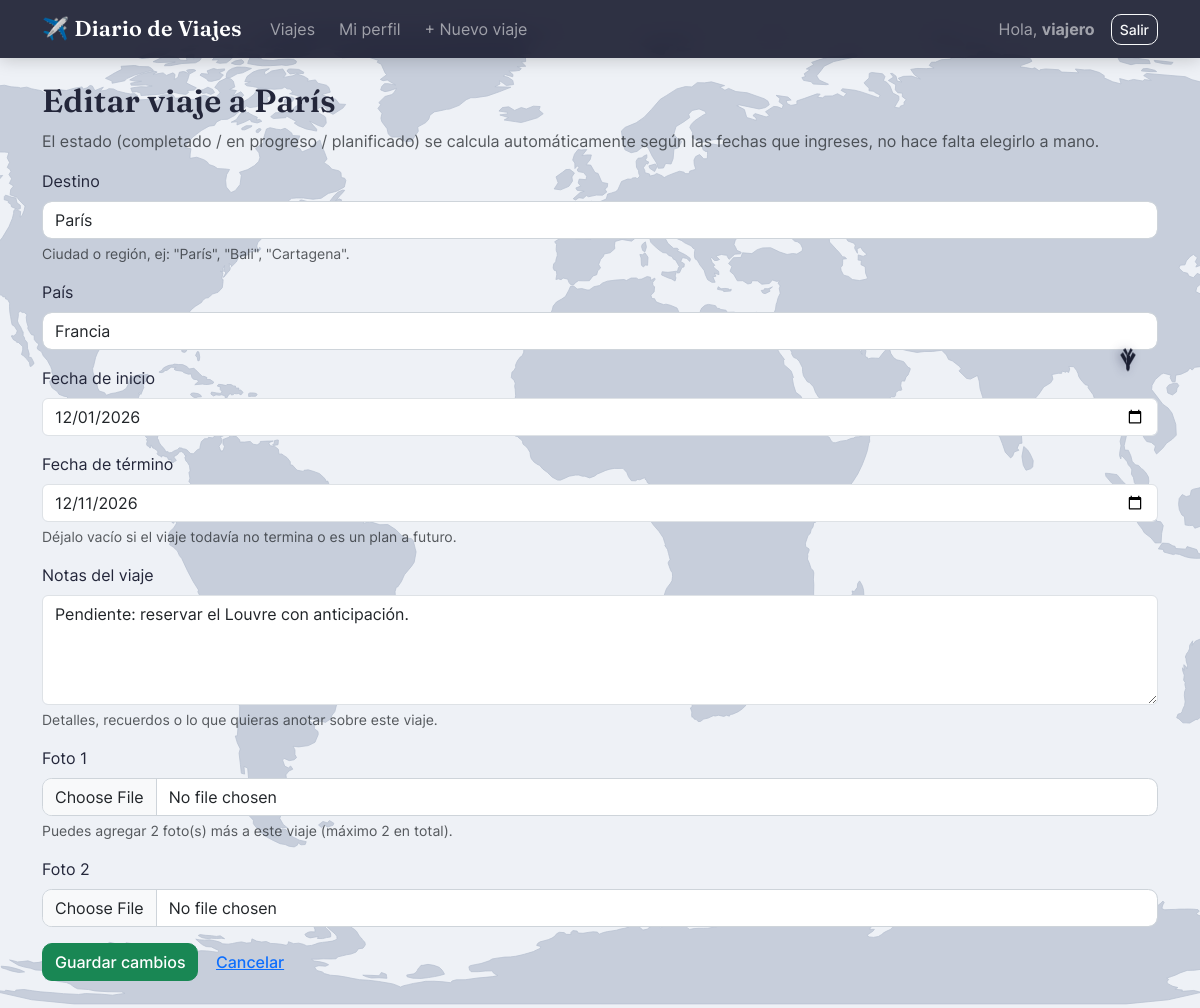
The app's page /viaje/4/editar/ (signed in) with its own data.
### viajes/models.py (models this page shows, shortened)
class Viaje(models.Model):
    COMPLETADO = "completado"
    EN_PROGRESO = "en_progreso"
    PLANIFICADO = "planificado"
    ESTADO_CHOICES = [
        (COMPLETADO, "Completado"),
        (EN_PROGRESO, "En progreso"),
        (PLANIFICADO, "Planificado"),
    ]
    propietario = models.ForeignKey(
        settings.AUTH_USER_MODEL,
        on_delete=models.CASCADE,
        related_name="viajes",
        verbose_name="Propietario",
    )
    destino = models.CharField(
        max_length=100,
        verbose_name="Destino",
        help_text='Ciudad o región, ej: "París", "Bali", "Cartagena".',
    )
    pais = models.CharField(max_length=100, verbose_name="País")
    fecha_inicio = models.DateField(verbose_name="Fecha de inicio")
    fecha_fin = models.DateField(
        verbose_name="Fecha de término",
        null=True,
        blank=True,
        help_text="Déjalo vacío si el viaje todavía no termina o es un plan a futuro.",
    )
    estado = models.CharField(
        max_length=15,
        choices=ESTADO_CHOICES,
        default=PLANIFICADO,
        editable=False,
        verbose_name="Estado",
    )
    notas = models.TextField(
        blank=True,
        verbose_name="Notas del viaje",
        help_text="Detalles, recuerdos o lo que quieras anotar sobre este viaje.",
    )
    creado = models.DateTimeField(auto_now_add=True)
    actualizado = models.DateTimeField(auto_now=True)
    class Meta:
        ordering = ["-fecha_inicio"]  # más reciente primero
        verbose_name = "Viaje"
        verbose_name_plural = "Viajes"
    @property
    def fotos_restantes(self):
        return max(FotoViaje.MAX_FOTOS_POR_VIAJE - self.fotos.count(), 0)

### viajes/views.py (the view)
# urls.py: path("viaje/<int:pk>/editar/", views.editar_viaje, name="editar_viaje"),
@login_required
def editar_viaje(request, pk):
    viaje = get_object_or_404(Viaje, pk=pk)
    perfil = _perfil_de(request.user)
    if viaje.propietario_id != request.user.id:
        messages.warning(request, "Solo puedes editar tus propios viajes.")
        return redirect("lista_viajes")
    if not perfil.puede_crear_viajes:
        messages.warning(request, "No tienes permiso para editar viajes. Pídele a un administrador que te lo habilite.")
        return redirect("detalle_viaje", pk=viaje.pk)
    if request.method == "POST":
        form = ViajeForm(request.POST, request.FILES, instance=viaje)
        if form.is_valid():
            fotos_nuevas = form.fotos_nuevas()
            cupo = viaje.fotos_restantes
            if len(fotos_nuevas) > cupo:
                messages.warning(
                    request,
                    f"Este viaje ya tiene {FotoViaje.MAX_FOTOS_POR_VIAJE - cupo} foto(s). "
                    f"Solo se guardaron {cupo} de las que subiste (máximo {FotoViaje.MAX_FOTOS_POR_VIAJE} por viaje).",
                )
            form.save()
            for foto in fotos_nuevas[:cupo]:
                FotoViaje.objects.create(viaje=viaje, imagen=foto)
            messages.success(request, f"Viaje a {viaje.destino} actualizado.")
            return redirect("detalle_viaje", pk=viaje.pk)
    else:
        form = ViajeForm(instance=viaje)
    contexto = {"form": form, "modo": "editar", "viaje": viaje, "fotos_restantes": viaje.fotos_restantes}
    return render(request, "viajes/form_viaje.html", contexto)

### viajes/forms.py (shortened to what this page needs)
class ViajeForm(forms.ModelForm):
    foto_1 = forms.ImageField(required=False, label="Foto 1", widget=forms.ClearableFileInput(attrs={"class": "form-control"}))
    foto_2 = forms.ImageField(required=False, label="Foto 2", widget=forms.ClearableFileInput(attrs={"class": "form-control"}))
    class Meta:
        model = Viaje
        fields = ["destino", "pais", "fecha_inicio", "fecha_fin", "notas"]
        widgets = {
            "destino": forms.TextInput(attrs={"class": "form-control", "placeholder": "Ej: París"}),
            "pais": forms.TextInput(attrs={"class": "form-control", "placeholder": "Ej: Francia"}),
            "fecha_inicio": forms.DateInput(attrs={"class": "form-control", "type": "date"}, format="%Y-%m-%d"),
            "fecha_fin": forms.DateInput(attrs={"class": "form-control", "type": "date"}, format="%Y-%m-%d"),
            "notas": forms.Textarea(
                attrs={"class": "form-control", "rows": 4, "placeholder": "¿Qué pasó en este viaje?"}
            ),
        }

### viajes/views.py (called while the page is built)
def _perfil_de(usuario):
    perfil, _ = PerfilUsuario.objects.get_or_create(usuario=usuario)
    return perfil

### viajes/templates/viajes/form_viaje.html (shortened to what this page needs)
{% extends "viajes/base.html" %}
{% block contenido %}
<h2>{% if modo == 'crear' %}Nuevo viaje{% else %}Editar viaje a {{ viaje.destino }}{% endif %}</h2>
<p class="text-muted">
    El estado (completado / en progreso / planificado) se calcula automáticamente
    según las fechas que ingreses, no hace falta elegirlo a mano.
</p>
<form method="post" enctype="multipart/form-data" novalidate>
    {% for field in form %}
    <div class="mb-3">
        <label class="form-label" for="{{ field.id_for_label }}">{{ field.label }}</label>
        {{ field }}
        {% if field.name == 'foto_1' %}
        <div class="form-text">Puedes agregar {{ fotos_restantes }} foto(s) más a este viaje (máximo 2 en total).</div>
        {% endif %}
        {% if field.help_text %}<div class="form-text">{{ field.help_text }}</div>{% endif %}
    </div>
    {% endfor %}
    <button type="submit" class="btn btn-success">{% if modo == 'crear' %}Crear viaje{% else %}Guardar cambios{% endif %}</button>
    <a href="{% url 'lista_viajes' %}" class="btn btn-link">Cancelar</a>
</form>
{% endblock %}

### viajes/templates/viajes/base.html (shortened to what this page needs)
{% load static %}
<!DOCTYPE html>
<html lang="es">
<head>
    <link href="{% static 'viajes/vendor/bootstrap/css/bootstrap.min.css' %}" rel="stylesheet">
    <link rel="stylesheet" href="{% static 'viajes/css/style.css' %}">
</head>
<body>
<div class="estela-avion" aria-hidden="true">
    <span class="estela-punto" style="--i:1"></span>
    <span class="estela-punto" style="--i:2"></span>
    <span class="estela-punto" style="--i:3"></span>
    <span class="estela-punto" style="--i:4"></span>
    <span class="estela-punto" style="--i:5"></span>
    <span class="estela-punto" style="--i:6"></span>
    <span class="estela-punto" style="--i:7"></span>
    <span class="estela-punto" style="--i:8"></span>
    <span class="estela-punto" style="--i:9"></span>
    <span class="estela-punto" style="--i:10"></span>
    <span class="estela-punto" style="--i:11"></span>
    <span class="estela-punto" style="--i:12"></span>
</div>
<svg class="avion-volador" viewBox="0 0 64 64" aria-hidden="true">
    <path d="
        M58,32 C58,29.5 55,27.8 49,27.5 L15,29.6 C11.5,29.8 11.5,34.2 15,34.4 L49,36.5 C55,36.2 58,34.5 58,32 Z
        M42,27 L18,13 L12,20 L32,31 Z
        M42,37 L18,51 L12,44 L32,33 Z
        M20,29 L6,20 L2,26 L14,31.5 Z
        M20,35 L6,44 L2,38 L14,32.5 Z
    "/>
</svg>
<nav class="navbar navbar-expand-lg navbar-dark bg-dark mb-4">
    <div class="container">
        <a class="navbar-brand" href="{% url 'lista_viajes' %}">✈️ Diario de Viajes</a>
        <div class="collapse navbar-collapse" id="navbarNav">
            {% if user.is_authenticated %}
            <ul class="navbar-nav me-auto">
                <li class="nav-item"><a class="nav-link" href="{% url 'lista_viajes' %}">Viajes</a></li>
                <li class="nav-item"><a class="nav-link" href="{% url 'mi_perfil' %}">Mi perfil</a></li>
                {% if user.perfil.puede_crear_viajes %}
                <li class="nav-item"><a class="nav-link" href="{% url 'crear_viaje' %}">+ Nuevo viaje</a></li>
                {% endif %}
            </ul>
            <span class="navbar-text me-3">
                Hola, <strong>{{ user.username }}</strong>
            </span>
            <form action="{% url 'logout' %}" method="post" class="d-flex">
                <button class="btn btn-outline-light btn-sm" type="submit">Salir</button>
            </form>
            {% else %}
            <ul class="navbar-nav ms-auto">
                <li class="nav-item"><a class="nav-link" href="{% url 'login' %}">Ingresar</a></li>
                <li class="nav-item"><a class="nav-link" href="{% url 'registro' %}">Crear cuenta</a></li>
            </ul>
            {% endif %}
        </div>
    </div>
</nav>
<div class="container mb-5">
    {% block contenido %}{% endblock %}
</div>
</body>
</html>

### viajes/static/viajes/css/style.css (style rules this page uses)
:root { --fuente-titulos: "Fraunces", "Georgia", serif; --fuente-texto: "Inter", -apple-system, "Segoe UI", Roboto, sans-serif; --color-primario: #3a86ff; --color-primario-oscuro: #2a5fc9; --sombra-suave: 0 2px 14px rgba(35, 39, 82, 0.07); --sombra-hover: 0 14px 30px rgba(35, 39, 82, 0.14); }
html { scroll-behavior: smooth; }
body { font-family: var(--fuente-texto); color: #23263a; min-height: 100vh; background-color: #eef1f6; background-attachment: fixed; }
:root { --ruta-vuelo: ellipse(44vw 40vh at 50vw 45vh); --duracion-vuelo: 34s; }
.avion-volador { position: fixed; top: 50%; left: 50%; width: 26px; height: 26px; margin: -13px 0 0 -13px; fill: #1c2033; filter: drop-shadow(0 3px 5px rgba(20, 22, 60, 0.35)); z-index: 10; pointer-events: none; offset-path: var(--ruta-vuelo); offset-rotate: auto; animation: volar var(--duracion-vuelo) linear infinite; }
.estela-punto { position: fixed; top: 50%; left: 50%; width: 9px; height: 3px; margin: -1.5px 0 0 -4.5px; border-radius: 2px; background: #1c2033; z-index: 9; pointer-events: none; offset-path: var(--ruta-vuelo); offset-rotate: auto; animation: volar var(--duracion-vuelo) linear infinite; animation-delay: calc(var(--i) * -0.45s); opacity: calc(0.75 - var(--i) * 0.06); }
h1, h2, h3, h4, h5, .navbar-brand { font-family: var(--fuente-titulos); font-weight: 600; letter-spacing: 0.2px; }
.navbar { background: rgba(20, 22, 43, 0.88) !important; backdrop-filter: blur(10px); -webkit-backdrop-filter: blur(10px); box-shadow: 0 2px 16px rgba(0, 0, 0, 0.18); }
.navbar-brand { font-size: 1.35rem; letter-spacing: 0.3px; }
.navbar .nav-link { font-family: var(--fuente-texto); border-radius: 8px; padding: 0.4rem 0.75rem !important; transition: background-color 0.15s ease; }
form input[type="text"], form input[type="password"], form input[type="email"], form input[type="file"] { display: block; width: 100%; padding: 0.375rem 0.75rem; border: 1px solid #ced4da; border-radius: 0.6rem; background-color: #fff; font-family: var(--fuente-texto); }
.btn { border-radius: 10px; font-family: var(--fuente-texto); font-weight: 500; }
.btn-success { background-color: #198754; border-color: #198754; }

### records on screen
Viaje: destino "París", form "París" "Francia" "12/01/2026" "12/11/2026" "Pendiente: reservar el Louvre con anticipación."

### other values on screen
{{ user.username }} "viajero"
{{ field.label }} "Destino" "País" "Fecha de inicio" "Fecha de término" "Notas del viaje" "Foto 1" "Foto 2"
{{ field.help_text }} "Ciudad o región, ej: \"París\", \"Bali\", \"Cartagena\"." "Déjalo vacío si el viaje todavía no termina o es un plan a futuro." "Detalles, recuerdos o lo que quieras anotar sobre este viaje."
{{ fotos_restantes }} "2"
